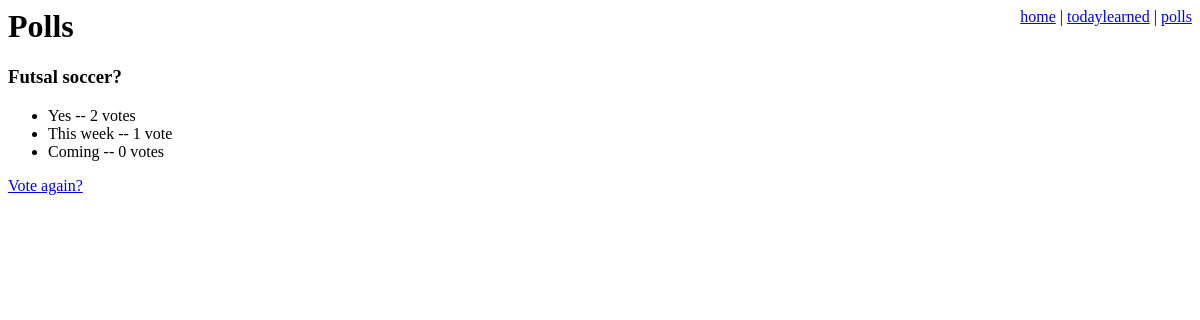
Page /polls/6/results/ on the earlier database version.
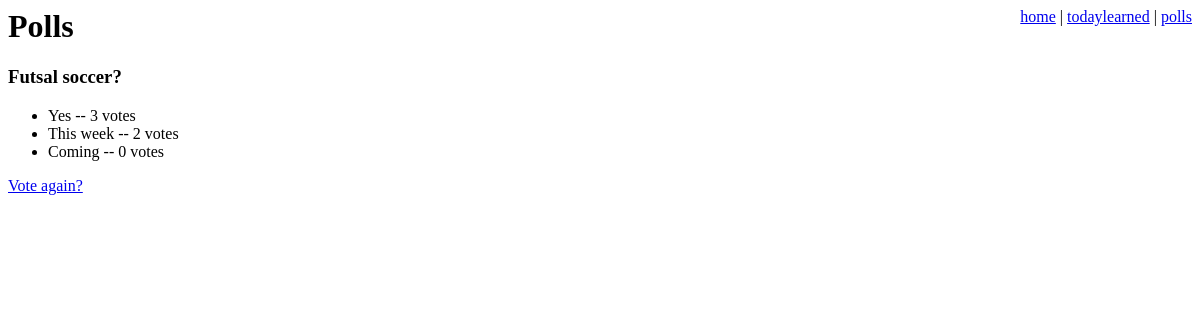
Same page on the later database version.
### polls/models.py (models this page shows, shortened)
class Question(models.Model):
    question_text = models.CharField(max_length=200)
    pub_date = models.DateTimeField('date published')
    def was_published_recently(self):
        now = timezone.now()
        return now - datetime.timedelta(days=1) <= self.pub_date <= now
    was_published_recently.admin_order_field = 'pub_date'
    was_published_recently.boolean = True
    was_published_recently.short_description = 'Published recently?'

class Choice(models.Model):
    question = models.ForeignKey(Question)
    choice_text = models.CharField(max_length=200)
    votes = models.IntegerField(default=0)

### polls/views.py (the view)
# urls.py: url(r'^(?P<pk>[0-9]+)/results/$', views.ResultsView.as_view(), name='results'),
class ResultsView(generic.DetailView):
    model = Question
    template_name = 'polls/results.html'

### polls/templates/polls/results.html
{% extends "polls_base.html" %}
{% block content %}
<h3>{{question.question_text }}</h3>
<ul>
{% for choice in question.choice_set.all %}
    <li>{{ choice.choice_text }} -- {{ choice.votes }} vote{{ choice.votes|pluralize }}</li>
{% endfor %}
</ul>
<a href="{% url 'polls:detail' question.id %}">Vote again?</a>
{% endblock %}

### polls/templates/polls_base.html (shortened to what this page needs)
{% extends "base.html" %}
{% block external %}
{% load static %}
<link rel="stylesheet" type="text/css" href="{% static 'polls/style.css' %}" />
{% endblock %}
{% block head %} Polls {% endblock %}

### templates/base.html (shortened to what this page needs)
<html>
    <head>
	{% block external %} {% endblock %}
    </head>
    <body>
        <div id="nav">
	    <a href="/">home</a> |
	    <a href="/entry"> todaylearned</a> |
	    <a href="/polls"> polls</a>
	</div>
        <h1> {% block head %} {% endblock %}</h1>
	{% block content %} {% endblock %}
    </body>
</html>

### polls/static/polls/style.css (style rules this page uses)
#nav { float: right; }

Differences in the rows shown:
changed Choice "Yes": votes "2" → "3"
changed Choice "This week": votes "1" → "2"
